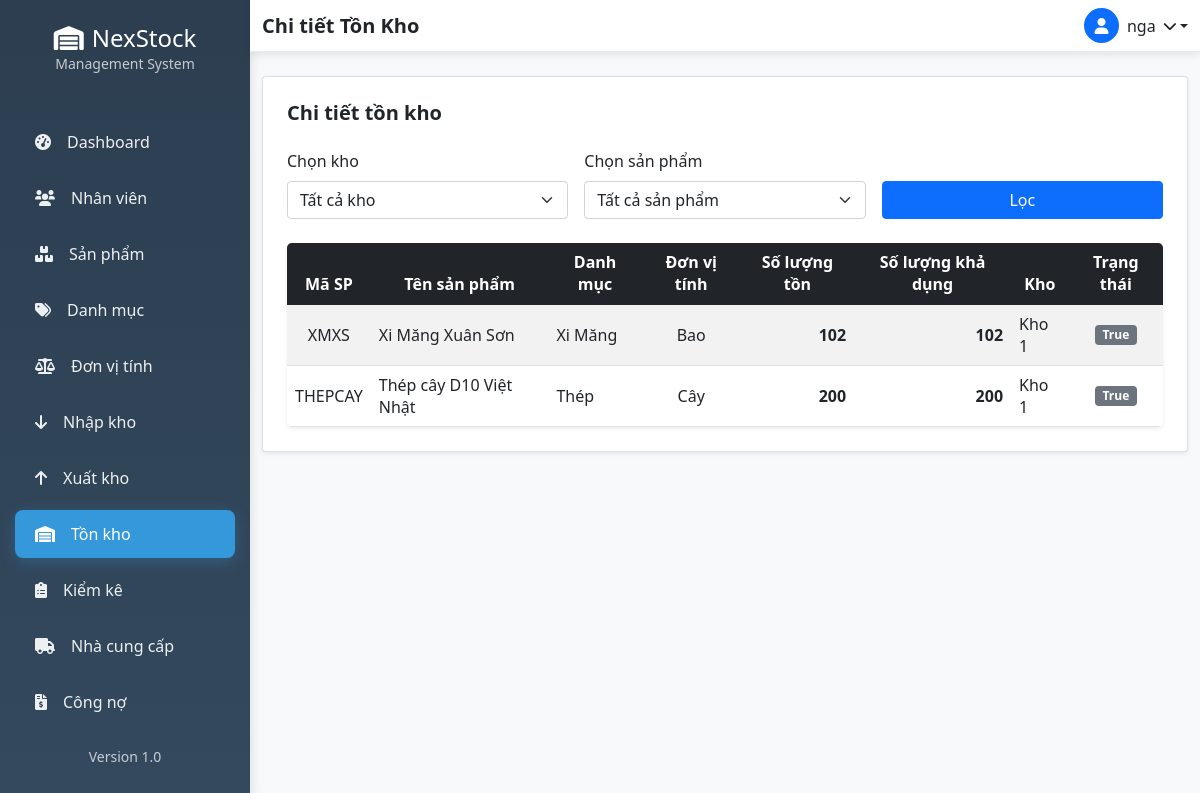
The app's page /kho/kho/1/ton-kho/ (signed in), older data.
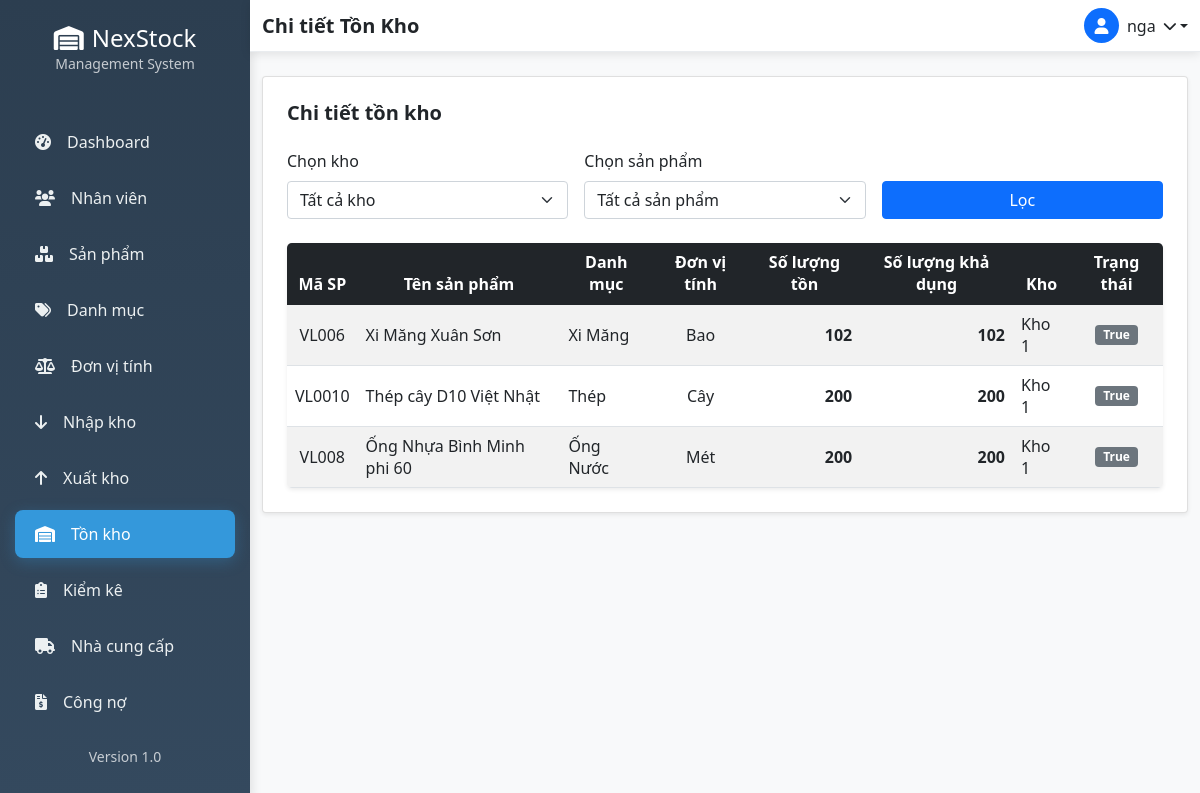
The same page, newer data.
### inventory/models.py (models this page shows, shortened)
class TonKho(models.Model):
    kho = models.ForeignKey(Kho, on_delete=models.CASCADE, verbose_name="Kho")
    san_pham = models.ForeignKey('products.SanPham', on_delete=models.CASCADE, verbose_name="Sản phẩm")
    so_luong_ton = models.IntegerField(default=0, verbose_name="Số lượng tồn")
    so_luong_kha_dung = models.IntegerField(default=0, verbose_name="Số lượng khả dụng")
    ngay_cap_nhat = models.DateTimeField(auto_now=True)
    class Meta:
        verbose_name = "Tồn kho"
        verbose_name_plural = "Tồn kho"
        unique_together = ['kho', 'san_pham']

class Kho(models.Model):
    TRANG_THAI_CHOICES = [
        ('dang_hoat_dong', 'Đang hoạt động'),
        ('ngung_hoat_dong', 'Ngừng hoạt động'),
        ('bao_tri', 'Bảo trì'),
    ]
    ma_kho = models.CharField(max_length=20, unique=True, verbose_name="Mã kho")
    ten_kho = models.CharField(max_length=100, verbose_name="Tên kho")
    dia_chi = models.TextField(verbose_name="Địa chỉ")
    nguoi_quan_ly = models.ForeignKey(
        settings.AUTH_USER_MODEL,
        on_delete=models.SET_NULL,
        null=True,
        blank=True,
        verbose_name="Người quản lý"
    )
    dien_thoai = models.CharField(max_length=15, blank=True, verbose_name="Điện thoại")
    trang_thai = models.CharField(
        max_length=20,
        choices=TRANG_THAI_CHOICES,
        default='dang_hoat_dong',
        verbose_name="Trạng thái"
    )
    ghi_chu = models.TextField(blank=True, verbose_name="Ghi chú")
    ngay_tao = models.DateTimeField(auto_now_add=True)
    ngay_cap_nhat = models.DateTimeField(auto_now=True)
    class Meta:
        verbose_name = "Kho"
        verbose_name_plural = "Kho"

### products/models.py (models this page shows, shortened)
class SanPham(models.Model):
    danh_muc = models.ForeignKey(DanhMucSanPham, on_delete=models.CASCADE)
    don_vi_tinh = models.ForeignKey(DonViTinh, on_delete=models.CASCADE)
    ma_san_pham = models.CharField(max_length=50, unique=True)
    ten_san_pham = models.CharField(max_length=200)
    mo_ta = models.TextField(blank=True, null=True)
    gia_nhap = models.DecimalField(max_digits=15, decimal_places=2)
    gia_ban = models.DecimalField(max_digits=15, decimal_places=2)
    trang_thai = models.BooleanField(default=True)
    ngay_tao = models.DateTimeField(auto_now_add=True)
    class Meta:
        verbose_name = "Sản phẩm"
        verbose_name_plural = "Sản phẩm"

class DanhMucSanPham(models.Model):
    ten_danh_muc = models.CharField(max_length=100)
    mo_ta = models.TextField(blank=True, null=True)
    trang_thai = models.BooleanField(default=True)
    ngay_tao = models.DateTimeField(auto_now_add=True)
    class Meta:
        verbose_name = "Danh mục sản phẩm"
        verbose_name_plural = "Danh mục sản phẩm"

class DonViTinh(models.Model):
    ten_don_vi = models.CharField(max_length=50)
    mo_ta = models.TextField(blank=True, null=True)
    trang_thai = models.BooleanField(default=True)
    class Meta:
        verbose_name = "Đơn vị tính"
        verbose_name_plural = "Đơn vị tính"

### inventory/views.py (the view)
# urls.py: path('kho/<int:kho_id>/ton-kho/', views.chi_tiet_ton_kho, name='chi_tiet_ton_kho'),
@login_required
def chi_tiet_ton_kho(request, kho_id=None):
    danh_sach_kho = Kho.objects.filter(trang_thai='dang_hoat_dong')
    danh_sach_san_pham = SanPham.objects.all()
    san_pham_id = request.GET.get('san_pham')
    ton_kho = TonKho.objects.all()
    if kho_id:
        ton_kho = ton_kho.filter(kho_id=kho_id)
    if san_pham_id:
        ton_kho = ton_kho.filter(san_pham_id=san_pham_id)
    context = {
        'danh_sach_kho': danh_sach_kho,
        'danh_sach_san_pham': danh_sach_san_pham,
        'ton_kho': ton_kho,
        'selected_kho': kho_id,
        'selected_san_pham': san_pham_id,
    }
    return render(request, 'inventory/chi_tiet_ton_kho.html', context)

### templates/inventory/chi_tiet_ton_kho.html (shortened to what this page needs)
{% extends 'base.html' %}
{% block page_title %}Chi tiết Tồn Kho{% endblock %}
{% block content %}
<div class="card shadow-sm rounded-4 p-4">
    <h5 class="card-title mb-4 fw-bold">Chi tiết tồn kho</h5>
    <form method="get" class="row g-3 mb-4">
        <div class="col-md-4">
            <label for="kho" class="form-label fw-semibold">Chọn kho</label>
            <select id="kho" name="kho" class="form-select">
                <option value="">Tất cả kho</option>
            </select>
        </div>
        <div class="col-md-4">
            <label for="san_pham" class="form-label fw-semibold">Chọn sản phẩm</label>
            <select id="san_pham" name="san_pham" class="form-select">
                <option value="">Tất cả sản phẩm</option>
            </select>
        </div>
        <div class="col-md-4 d-flex align-items-end">
            <button type="submit" class="btn btn-primary w-100">Lọc</button>
        </div>
    </form>
    <div class="table-responsive shadow-sm rounded-3">
        <table class="table table-striped table-hover align-middle mb-0">
            <thead class="table-dark text-center">
                <tr>
                    <th>Mã SP</th>
                    <th>Tên sản phẩm</th>
                    <th>Danh mục</th>
                    <th>Đơn vị tính</th>
                    <th>Số lượng tồn</th>
                    <th>Số lượng khả dụng</th>
                    <th>Kho</th>
                    <th>Trạng thái</th>
                </tr>
            </thead>
            <tbody>
                {% for item in ton_kho %}
                <tr>
                    <td class="text-center">{{ item.san_pham.ma_san_pham }}</td>
                    <td>{{ item.san_pham.ten_san_pham }}</td>
                    <td>{{ item.san_pham.danh_muc.ten_danh_muc }}</td>
                    <td class="text-center">{{ item.san_pham.don_vi_tinh.ten_don_vi }}</td>
                    <td class="text-end fw-bold">{{ item.so_luong_ton }}</td>
                    <td class="text-end fw-bold">{{ item.so_luong_kha_dung }}</td>
                    <td>{{ item.kho.ten_kho }}</td>
                    <td class="text-center">
                        {% if item.san_pham.trang_thai == 'Đang hoạt động' %}
                            <span class="badge bg-success">{{ item.san_pham.trang_thai }}</span>
                        {% else %}
                            <span class="badge bg-secondary">{{ item.san_pham.trang_thai }}</span>
                        {% endif %}
                    </td>
                </tr>
                {% empty %}
                <tr>
                    <td colspan="8" class="text-center text-muted">Chưa có dữ liệu tồn kho</td>
                </tr>
                {% endfor %}
            </tbody>
        </table>
    </div>
</div>
{% endblock %}

Row changes from the older to the newer data that the page shows:
changed through a linked row, TonKho "Xi Măng Xuân Sơn": san_pham.ma_san_pham "XMXS" → "VL006"
changed through a linked row, TonKho "Thép cây D10 Việt Nhật": san_pham.ma_san_pham "THEPCAY" → "VL0010"
added TonKho: san_pham.ma_san_pham "VL008", san_pham.ten_san_pham "Ống Nhựa Bình Minh phi 60", san_pham.danh_muc.ten_danh_muc "Ống Nước", san_pham.don_vi_tinh.ten_don_vi "Mét", so_luong_ton "200", so_luong_kha_dung "200", kho.ten_kho "Kho 1", san_pham.trang_thai "True"
